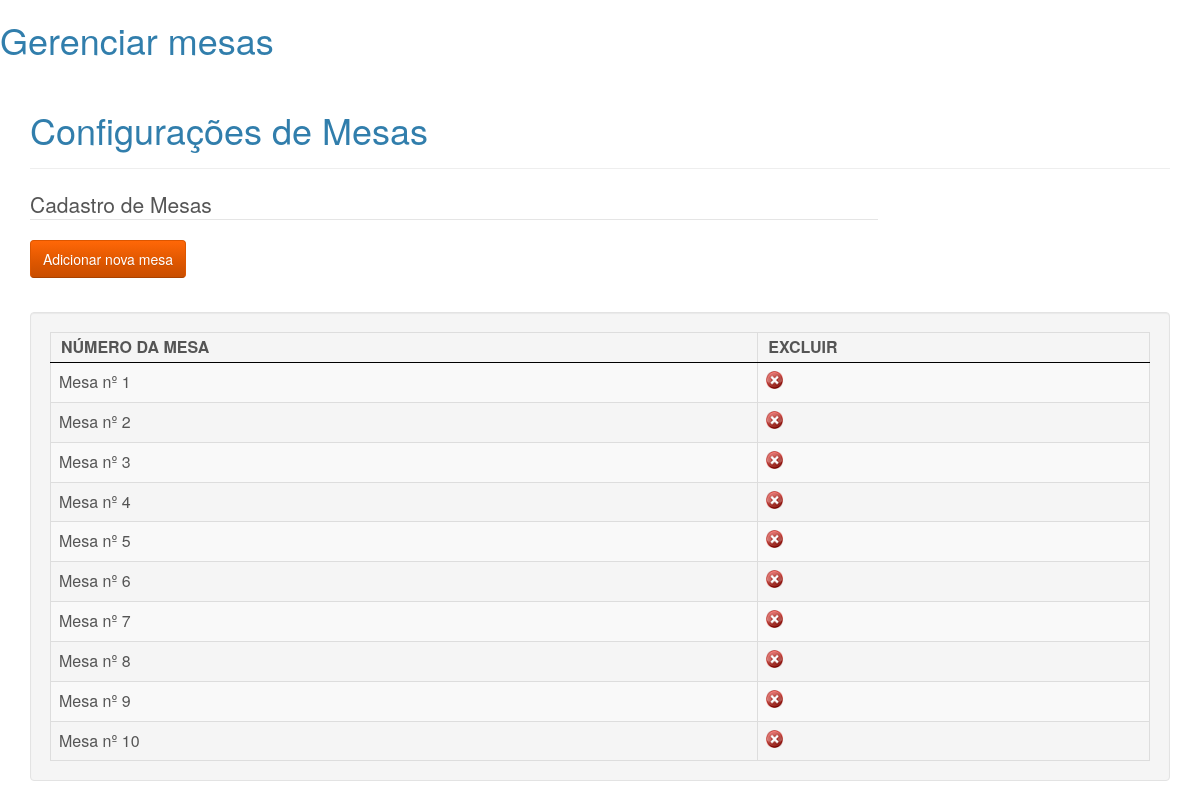
The app's page /cadastromesa.php, older data.
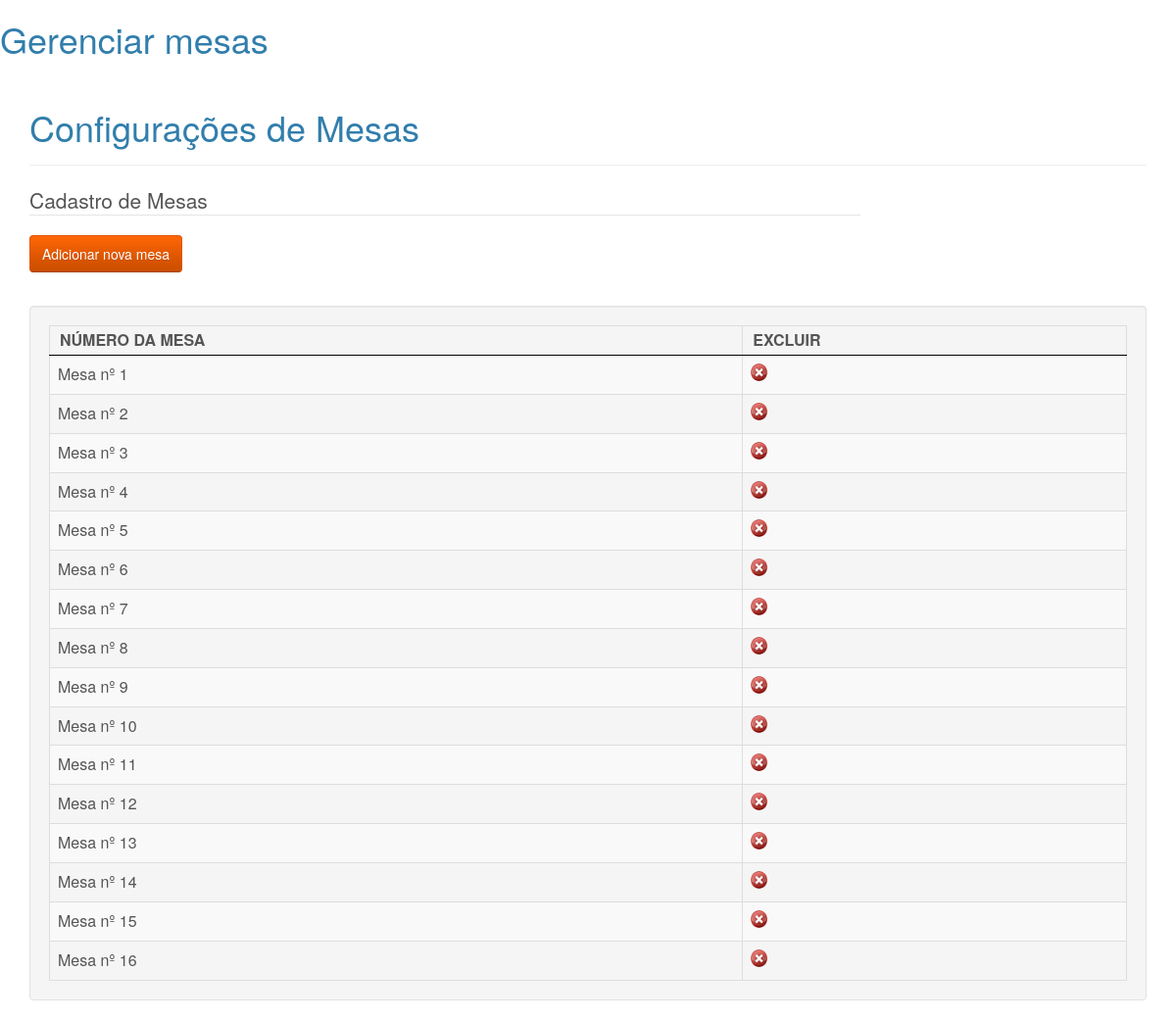
The same page, newer data.
### tables this page shows
CREATE TABLE `mesa` (
  `id_mesa` int(10) NOT NULL AUTO_INCREMENT,
  `numero` int(10) NOT NULL,
  `idGarcon` varchar(200) NOT NULL,
  `situacao` int(1) NOT NULL,
  PRIMARY KEY (`id_mesa`)
);

### cadastromesa.php (the view, shortened to what this page needs)
<h1>Gerenciar mesas</h1>
<link href="css/style.css" rel="stylesheet" type="text/css">
<link rel="stylesheet" type="text/css" href="css/demo_table.css"/>
<div class="container">
   <div class="bs-docs-section" >
      <div class="row">
         <div class="col-lg-12">
            <div class="page-header">
               <h1 id="forms">Configurações de Mesas</h1>
            </div>
         </div>
      </div>
      <div class="row">
         <div class="col-lg-9">
            <div class=" bs-component">
               <form action="" class="form-horizontal" method="post" enctype="multipart/form-data">
                  <fieldset>
                     <legend>Cadastro de Mesas</legend>
                       <input name="cadastrar" class="btn btn-warning" type="submit" value="Adicionar nova mesa" id="cadastrar" />
            </div>
         </div>
      </div>
   </div>
		<div class="well">
   <table class="display dataTable table table-striped table-bordered" id="mesas">
      <thead>
         <tr>
            <th>NÚMERO DA MESA</th>
            <th>EXCLUIR</th>
         </tr>
      </thead>
      <tbody>
         <?php
            $sel = mysql_query("SELECT * FROM mesa ORDER BY id_mesa ASC");
            while($ver = mysql_fetch_array($sel)){
         ?>
         <tr>
            <td>Mesa nº <?php echo $ver['numero'];?></td>
            <td>
               <a href="javascript:confirmardel('?btn=cadastromesa&apagar=apagar&id_mesa=<?php echo $ver['id_mesa'] ?>')"><img src="imagens/excluir.png" width="17" height="18"  border="0"/></a>
            </td>
         </tr>
         <?php } ?>
      </tbody>
   </table>
   </div>
</div>

Row changes from the older to the newer data that the page shows:
added mesa: numero "11"
added mesa: numero "12"
added mesa: numero "13"
added mesa: numero "14"
added mesa: numero "15"
added mesa: numero "16"
